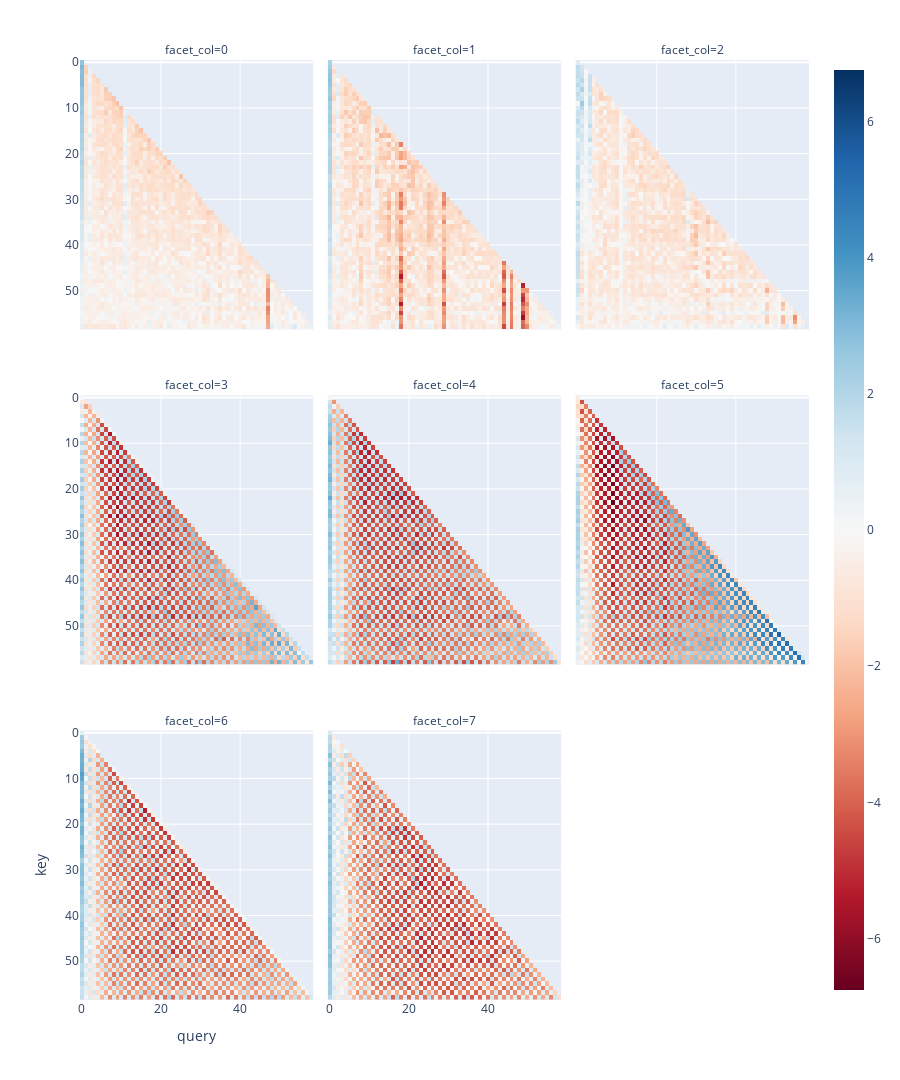

The code cell stored with this chart in its notebook:
### Code cell
imshow(
    [
        get_attention_scores(game=2, head=head)
        for head in head_vs_accuracy["head"].values
    ],
    facet_col=0,
    facet_col_wrap=3,
    height=1080,
    aspect=1,
    xaxis="query",
    yaxis="key",
)

### Figure 1 — Plotly figure (JSON) as saved in the notebook; plotly's stock layout.template omitted (floating-point values rounded to 4 significant figures; data arrays with more than 128 entries replaced by an {"elided": "..."} marker saying what was removed)
{"data": [{"coloraxis": "coloraxis", "hovertemplate": "x: %{x}<br>y: %{y}<br>color: %{z}<extra></extra>", "name": "0", "type": "heatmap", "xaxis": "x7", "yaxis": "y7", "z": {"elided": "59x59 float values"}}, {"coloraxis": "coloraxis", "hovertemplate": "x: %{x}<br>y: %{y}<br>color: %{z}<extra></extra>", "name": "1", "type": "heatmap", "xaxis": "x8", "yaxis": "y8", "z": {"elided": "59x59 float values"}}, {"coloraxis": "coloraxis", "hovertemplate": "x: %{x}<br>y: %{y}<br>color: %{z}<extra></extra>", "name": "2", "type": "heatmap", "xaxis": "x9", "yaxis": "y9", "z": {"elided": "59x59 float values"}}, {"coloraxis": "coloraxis", "hovertemplate": "x: %{x}<br>y: %{y}<br>color: %{z}<extra></extra>", "name": "3", "type": "heatmap", "xaxis": "x4", "yaxis": "y4", "z": {"elided": "59x59 float values"}}, {"coloraxis": "coloraxis", "hovertemplate": "x: %{x}<br>y: %{y}<br>color: %{z}<extra></extra>", "name": "4", "type": "heatmap", "xaxis": "x5", "yaxis": "y5", "z": {"elided": "59x59 float values"}}, {"coloraxis": "coloraxis", "hovertemplate": "x: %{x}<br>y: %{y}<br>color: %{z}<extra></extra>", "name": "5", "type": "heatmap", "xaxis": "x6", "yaxis": "y6", "z": {"elided": "59x59 float values"}}, {"coloraxis": "coloraxis", "hovertemplate": "x: %{x}<br>y: %{y}<br>color: %{z}<extra></extra>", "name": "6", "type": "heatmap", "xaxis": "x", "yaxis": "y", "z": {"elided": "59x59 float values"}}, {"coloraxis": "coloraxis", "hovertemplate": "x: %{x}<br>y: %{y}<br>color: %{z}<extra></extra>", "name": "7", "type": "heatmap", "xaxis": "x2", "yaxis": "y2", "z": {"elided": "59x59 float values"}}], "layout": {"annotations": [{"font": {}, "showarrow": false, "text": "facet_col=6", "x": 0.16, "xanchor": "center", "xref": "paper", "y": 0.2867, "yanchor": "bottom", "yref": "paper"}, {"font": {}, "showarrow": false, "text": "facet_col=7", "x": 0.5, "xanchor": "center", "xref": "paper", "y": 0.2867, "yanchor": "bottom", "yref": "paper"}, {"font": {}, "showarrow": false, "text": "facet_col=3", "x": 0.16, "xanchor": "center", "xref": "paper", "y": 0.6433, "yanchor": "bottom", "yref": "paper"}, {"font": {}, "showarrow": false, "text": "facet_col=4", "x": 0.5, "xanchor": "center", "xref": "paper", "y": 0.6433, "yanchor": "bottom", "yref": "paper"}, {"font": {}, "showarrow": false, "text": "facet_col=5", "x": 0.84, "xanchor": "center", "xref": "paper", "y": 0.6433, "yanchor": "bottom", "yref": "paper"}, {"font": {}, "showarrow": false, "text": "facet_col=0", "x": 0.16, "xanchor": "center", "xref": "paper", "y": 1.0, "yanchor": "bottom", "yref": "paper"}, {"font": {}, "showarrow": false, "text": "facet_col=1", "x": 0.5, "xanchor": "center", "xref": "paper", "y": 1.0, "yanchor": "bottom", "yref": "paper"}, {"font": {}, "showarrow": false, "text": "facet_col=2", "x": 0.84, "xanchor": "center", "xref": "paper", "y": 1.0, "yanchor": "bottom", "yref": "paper"}], "coloraxis": {"cmid": 0, "colorscale": [[0, "rgb(103,0,31)"], [0.1, "rgb(178,24,43)"], [0.2, "rgb(214,96,77)"], [0.3, "rgb(244,165,130)"], [0.4, "rgb(253,219,199)"], [0.5, "rgb(247,247,247)"], [0.6, "rgb(209,229,240)"], [0.7, "rgb(146,197,222)"], [0.8, "rgb(67,147,195)"], [0.9, "rgb(33,102,172)"], [1, "rgb(5,48,97)"]]}, "height": 1080, "margin": {"t": 60}, "xaxis": {"anchor": "y", "domain": [0, 0.32], "title": {"text": "query"}}, "xaxis2": {"anchor": "y2", "domain": [0.34, 0.66], "matches": "x"}, "xaxis3": {"anchor": "y3", "domain": [0.68, 1.0], "matches": "x"}, "xaxis4": {"anchor": "y4", "domain": [0, 0.32], "matches": "x", "showticklabels": false}, "xaxis5": {"anchor": "y5", "domain": [0.34, 0.66], "matches": "x", "showticklabels": false}, "xaxis6": {"anchor": "y6", "domain": [0.68, 1.0], "matches": "x", "showticklabels": false}, "xaxis7": {"anchor": "y7", "domain": [0, 0.32], "matches": "x", "showticklabels": false}, "xaxis8": {"anchor": "y8", "domain": [0.34, 0.66], "matches": "x", "showticklabels": false}, "xaxis9": {"anchor": "y9", "domain": [0.68, 1.0], "matches": "x", "showticklabels": false}, "yaxis": {"anchor": "x", "autorange": "reversed", "domain": [0, 0.2867], "title": {"text": "key"}}, "yaxis2": {"anchor": "x2", "domain": [0, 0.2867], "matches": "y", "showticklabels": false}, "yaxis3": {"anchor": "x3", "domain": [0, 0.2867], "matches": "y", "showticklabels": false}, "yaxis4": {"anchor": "x4", "domain": [0.3567, 0.6433], "matches": "y"}, "yaxis5": {"anchor": "x5", "domain": [0.3567, 0.6433], "matches": "y", "showticklabels": false}, "yaxis6": {"anchor": "x6", "domain": [0.3567, 0.6433], "matches": "y", "showticklabels": false}, "yaxis7": {"anchor": "x7", "domain": [0.7133, 1.0], "matches": "y"}, "yaxis8": {"anchor": "x8", "domain": [0.7133, 1.0], "matches": "y", "showticklabels": false}, "yaxis9": {"anchor": "x9", "domain": [0.7133, 1.0], "matches": "y", "showticklabels": false}}}
